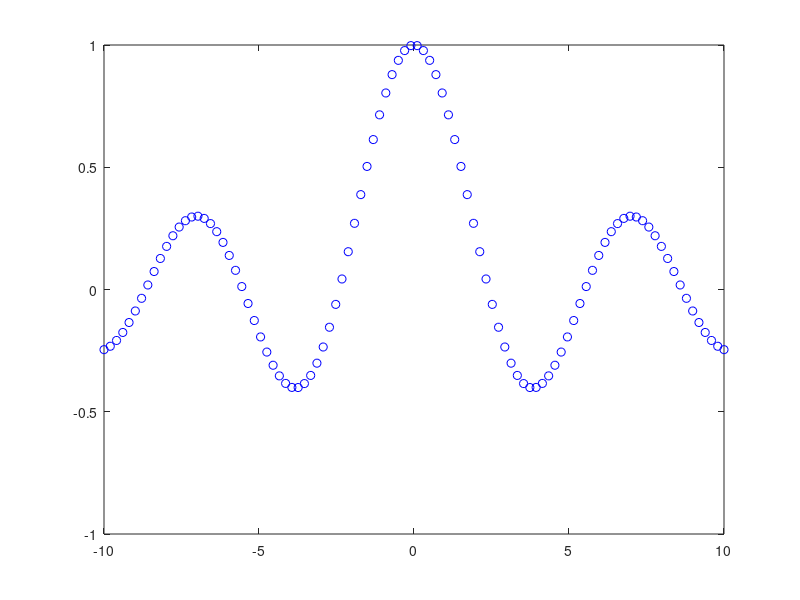

MATLAB code for this plot:
%for AngryBlackMan33
%in this example we fit the function besseli(1,p*x) where p=3
%create data that we want to fit
xs = linspace(-10,10)'; %apostrophe necessary: xs and data have to be vectors with shape (n,1)
data = besselj(0,1*xs); %data is a besseli function and some random noise
%plot
figure('Color','white');
plot(xs,data,'bo');
return
%create fitting function and options
fitFunc = @(p,x) besselj(0,p*x);
options = fitoptions(...
    'Method', 'NonlinearLeastSquares',...
    'Start',5,...
    'Lower',0,...
    'Upper',10,...
    'TolX',1e-7);

%fit the data and get parameter
[fitobject,gof,output] = fit(xs,data,fitFunc,options)
parameter = fitobject.p;
confidence_interval = confint(fitobject);

%plot
figure('Color','white');
plot(xs,data,'bo');
hold on;
plot(xs,fitobject(xs),'k-','LineWidth',1.3);
set(gca,'FontSize',14);
title(sprintf('Fit with p = %.2f  [%.2f, %.2f]',parameter, confidence_interval));
legend('data','fit');